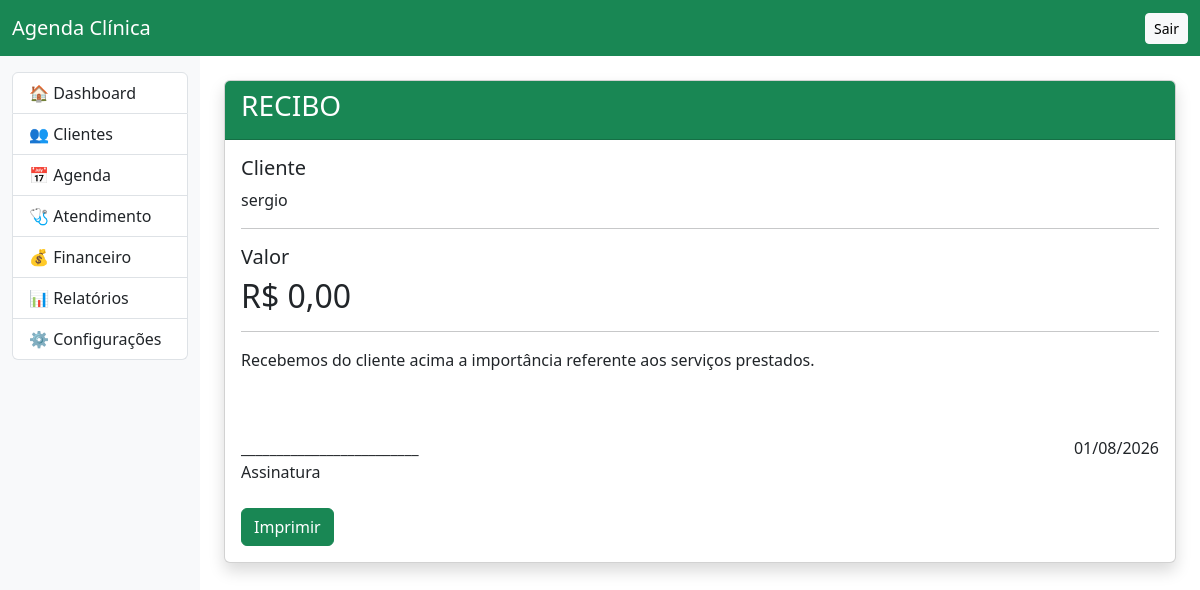
Page /recibos/1/ (signed in) on the earlier database version.
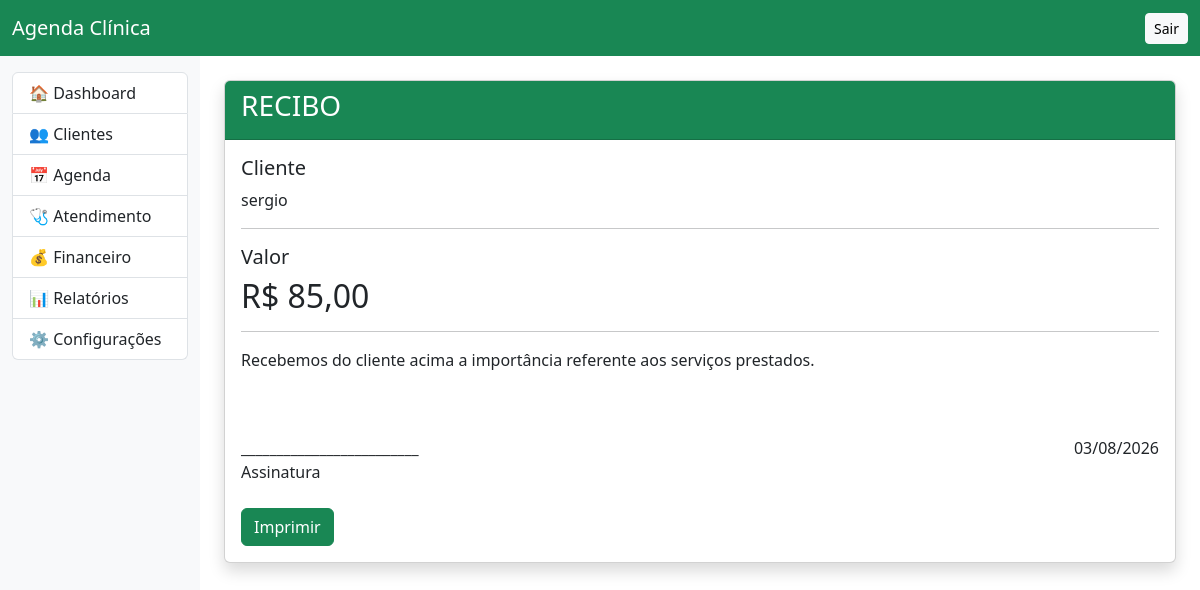
Same page on the later database version.
### financeiro/models.py (models this page shows, shortened)
class Lancamento(models.Model):
    cliente = models.ForeignKey(Cliente, on_delete=models.CASCADE)
    atendimento = models.OneToOneField(Atendimento, on_delete=models.CASCADE, null=True, blank=True)
    data = models.DateField()
    valor = models.DecimalField(max_digits=10, decimal_places=2)
    forma_pagamento = models.CharField(max_length=30, blank=True)
    status = models.CharField(max_length=15, choices=STATUS_CHOICES, default='PENDENTE')
    agendamento = models.OneToOneField(
        Agendamento,
        on_delete=models.SET_NULL,
        null=True,
        blank=True,
        related_name="lancamento"
    )
    descricao = models.CharField(max_length=255, blank=True, default='')
    data_vencimento = models.DateField(null=True, blank=True)
    criado_em = models.DateTimeField(auto_now_add=True, null=True, blank=True)
    alterado_em = models.DateTimeField(auto_now=True)

### clientes/models.py (models this page shows, shortened)
class Cliente(models.Model):
    STATUS = (
        ("ATIVO", "Ativo"),
        ("INATIVO", "Inativo"),
    )
    SEXO = (
        ("M", "Masculino"),
        ("F", "Feminino"),
        ("O", "Outro"),
    )
    nome = models.CharField("Nome", max_length=150)
    cpf = models.CharField(
        "CPF",
        max_length=14,
        blank=True,
        null=True
    )
    nascimento = models.DateField(
        "Nascimento",
        blank=True,
        null=True
    )
    sexo = models.CharField(
        "Sexo",
        max_length=1,
        choices=SEXO,
        blank=True
    )
    telefone = models.CharField(
        "Telefone",
        max_length=20,
        blank=True
    )
    whatsapp = models.CharField(
        "WhatsApp",
        max_length=20,
        blank=True
    )
    email = models.EmailField(
        "E-mail",
        blank=True
    )
    cep = models.CharField(
        max_length=9,
        blank=True
    )
    endereco = models.CharField(
        max_length=200,
        blank=True
    )
    numero = models.CharField(
        max_length=10,
        blank=True
    )
    bairro = models.CharField(
        max_length=100,
        blank=True
    )
    cidade = models.CharField(
        max_length=100,
        blank=True
    )
    uf = models.CharField(
        max_length=2,
        blank=True
    )
    profissional = models.ForeignKey(
        "usuarios.Usuario",
        on_delete=models.SET_NULL,
        null=True,
        blank=True,
        verbose_name="Suelen Garcia de Almeida",
    )
    valor_sessao = models.DecimalField(
        max_digits=10,
        decimal_places=2,
        default=0
    )
    dias_vencimento = models.PositiveIntegerField(
        default=5,
        help_text="Quantidade de dias após o agendamento para o vencimento da fatura"
    )
    total_sessoes = models.PositiveIntegerField(
        default=10
    )
    sessoes_realizadas = models.IntegerField(
    default=0
)
    status = models.CharField(
        max_length=10,
        choices=STATUS,
        default="ATIVO"
    )
    observacoes = models.TextField(
        blank=True
    )
    criado_em = models.DateTimeField(
        auto_now_add=True
    )
    atualizado_em = models.DateTimeField(
        auto_now=True
    )
    class Meta:
        ordering = ["nome"]
        verbose_name = "Cliente"
        verbose_name_plural = "Clientes"

### recibos/views.py (the view)
@login_required
def imprimir(request,pk):
    lancamento=get_object_or_404(
        Lancamento,
        pk=pk
    )
    return render(
        request,
        "recibos/imprimir.html",
        {
            "lancamento":lancamento
        }
    )

### recibos/templates/recibos/imprimir.html
{% extends 'base.html' %}
{% block content %}
<div class="card shadow">
<div class="card-header bg-success text-white">
<h3>
RECIBO
</h3>
</div>
<div class="card-body">
<h5>
Cliente
</h5>
<p>
{{ lancamento.cliente.nome }}
</p>
<hr>
<h5>
Valor
</h5>
<h2>
R$ {{ lancamento.valor }}
</h2>
<hr>
<p>
Recebemos do cliente acima a importância referente aos serviços prestados.
</p>
<br><br>
<div class="row">
<div class="col">
_________________________
<br>
Assinatura
</div>
<div class="col text-end">
{{ lancamento.data|date:"d/m/Y" }}
</div>
</div>
<br>
<button
onclick="window.print()"
class="btn btn-success">
Imprimir
</button>
</div>
</div>
{% endblock %}

Differences in the rows shown:
changed Lancamento "sergio": valor "0,00" → "85,00"; data "01/08/2026" → "03/08/2026"
